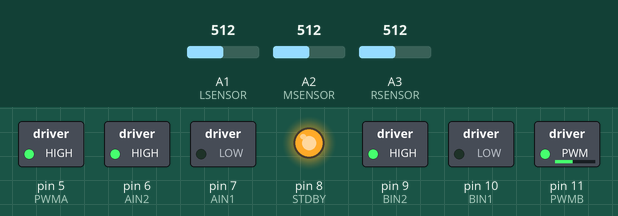
Bench run of a sketch on a simulated Arduino Uno, built with avr-gcc and run on an emulated ATmega328P. Shown: switched loads named in the sketch (green lamp = pin HIGH), output pins drawn as LEDs (lit = HIGH). Inputs (shaded band) come from the test bench; at power-on: A3 (RSENSOR) = 512, A1 (LSENSOR) = 512, A2 (MSENSOR) = 512. What the sketch prints to the serial monitor is not drawn.

Above: at 1.7 s.
1.8 s: A3 (RSENSOR) set to 580
3.3 s: A3 (RSENSOR) set to 590
4.8 s: A1 (LSENSOR) set to 716
At 5.8 s:
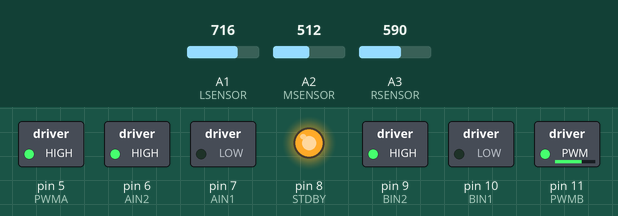
7.8 s: A1 (LSENSOR) set to 511
At 9.5 s:
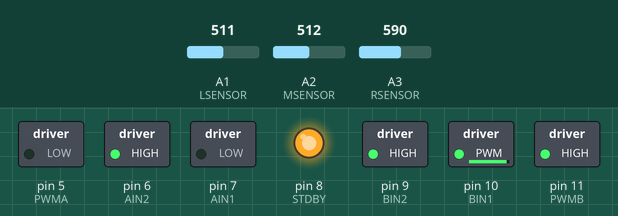
10.8 s: A3 (RSENSOR) set to 716
At 11.4 s:
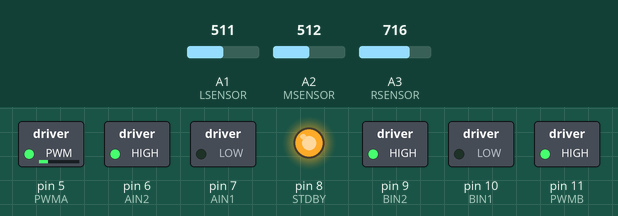
12.6 s: A3 (RSENSOR) set to 900
At 12.9 s:
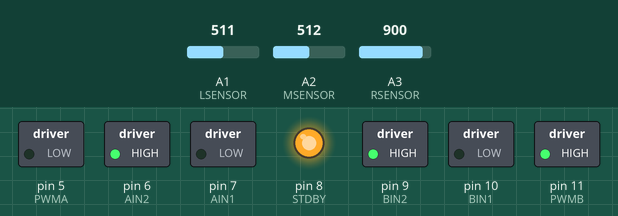
Timing chart, 0 to 15.1 s (numbered marks = the images above; inputs shaded):
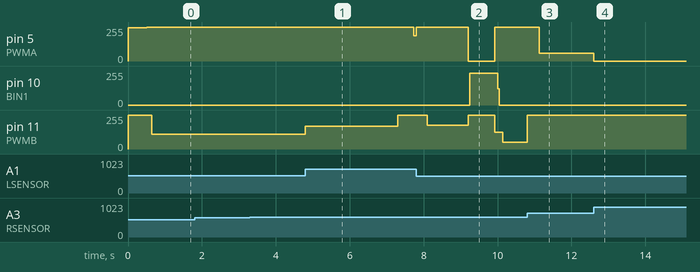

The sketch:

jcode.ino
```cpp
const int BIN1  = 10;
const int BIN2  = 9;
const int PWMB  = 11;
const int AIN1  = 7;
const int AIN2  = 6;
const int PWMA  = 5;
const int STDBY = 8;
const int CALLED = 10; // calibration LED
const int CALBUT = 2; // calibration button

const bool L_invert = true;
const bool R_invert = false;

#define RSENSOR A3
#define MSENSOR A2
#define LSENSOR A1

#define CALIBNO 0
#define CALIBBLACK 1
#define CALIBHALF 2
#define CALIBWHITE 3
#define CALIBDONE 4

volatile int calibMode = CALIBDONE;
int calibSamples = 0;
unsigned long lBlack = 985;
unsigned long mBlack = 982;
unsigned long rBlack = 981;
unsigned long lWhite = 553;
unsigned long mWhite = 435;
unsigned long rWhite = 457;
int leftSense;
int midSense;
int rightSense;

#define NSTATES 4

#define SDONE -1
#define SLEFT 0
#define SRIGHT 1
#define SCROSSING 2

typedef int state;

void rightGuid();
void leftGuid();
void crossingGuid();

int nullChk();
int crossingEntry();
int crossingExit();


void (*guidanceFxs[NSTATES])() = {leftGuid, rightGuid, crossingGuid};
int (*entryChkFxs[NSTATES])() = {nullChk, nullChk, crossingEntry};
int (*exitChkFxs[NSTATES])() = {nullChk, nullChk, crossingExit};

const state trackDefn[] = {SRIGHT, SCROSSING, SLEFT, SCROSSING, SDONE};

state *curState = &trackDefn[0];
state *nextState = &trackDefn[1];
uint16_t startTime;

float error[2] = {0,0};
float integral = 0;
long time;
int offset = 0;
int mode = 3;
void setup() {
  pinMode(PWMA, OUTPUT);
  pinMode(AIN1, OUTPUT);
  pinMode(AIN2, OUTPUT);
  pinMode(BIN1, OUTPUT);
  pinMode(BIN2, OUTPUT);
  pinMode(PWMB, OUTPUT);
  pinMode(STDBY, OUTPUT);
  digitalWrite(STDBY, HIGH);
  Serial.begin(9600);
  pinMode(CALBUT, INPUT_PULLUP);
  pinMode(CALLED, OUTPUT);
  // attachInterrupt(digitalPinToInterrupt(2), calibrationPress, RISING);
  drive(0,0);
  Serial.println("Welcome to hell");
  startTime = millis();
  drive(-5,255);
  delay(500);
}
int targetSpeed = 200;
int death = 0;
int lineRecover = 0;
float guidP = 0.45;
float guidD = 2;
float guidI = 0.0005;
int thinLine;
int lockedout = 0;
int gap = 0;
long secondgap = 0;
int overrideR = 0;
int bias = 0;
int factor = 2;
long start1;
long start2 = 99999999;
void loop() {
  leftSense = adjustSensor(analogRead(LSENSOR), lWhite, lBlack);
  midSense = adjustSensor(analogRead(MSENSOR), mWhite, mBlack);
  rightSense = adjustSensor(analogRead(RSENSOR), rWhite, rBlack);
  if (lineRecover > 100) {
    drive(-255,255);
  } else if (lineRecover) {
    drive(128,255);
    if (lineRecover == 1) {
      drive(0,0);
      integral = 0;
      error[0] = 0;
      error[1] = 0;
      guidP = 0.7;
      lockedout = 1;
    }
  } else
  if (mode == 1){
    leftGuid();
  }
  else if (mode == 2){
    straightGuid();
  }
  else if (mode == 3) {
    rightGuid();
  } else if (mode == 4){
    drive(-3,255);
    gap--;
    if (gap <= 0) {

      guidP = 0.85;guidD=0.45;mode = 5;}
    start1 = millis();
  }
  else if (mode == 5){
    rightGuid();
    /*if (millis()>start1+6500) {
      guidP = 2.5;
      overrideR = 1;
    } else if (millis()>start1+2000) {
      guidP = 0.5;
      overrideR = 0;
      integral = 0;
    }
    else */if (millis()>start1+1700) {
      mode = 7;
      overrideR = 2400;
    } else if (millis()>start1+1100) {
      guidP = 0.3;
    } else  if (millis()>start2+5000) {
      guidP = 0.7;
      //if (leftSense > 100 && midSense > 100 && rightSense > 100) mode = 6;
    } else if (millis()>start2+2900){ //infinite loop
      guidP = 0.45;
      guidD = 0.9;
    }
    else if(millis() > start2+2100){
      //guidP = 3.5;
      drive(-70,255);

    }
    //if(millis()> start1 + 5000){
    //  mode = 6;
    //}

  } else if (mode == 6) {

    motorWrite(0, AIN1, AIN2, PWMA);
    motorWrite(0, BIN1, BIN2, PWMB);
  } else if (mode == 7) {

    drive(-255,255);
    overrideR--;
    if (overrideR <= 0) {
      mode = 5;
      start1 = 999999999;
      start2 = millis()-200;
      guidP = 0.5;
    }

  }
  if (rightSense > (leftSense) && !lockedout && lineRecover == 0) {
    death++;
  } else {
    death -= 10;
    if (death < 0 && death > -1000) death = 0;
  }
  if (mode < 4) {
    if (lockedout && error[1] < 8) {
      gap++;
    } else if (lockedout && gap > 0) {
      gap -= 2;
    }
    if (gap > 350) {
      if (secondgap == 0) {
      secondgap = millis();
      gap = 0;
      } else if (millis() - secondgap > 1500) {
        mode = 4;
        gap = 1300;
        secondgap = 99999;
      }
    }
    if (gap > 100 && millis() - secondgap > 1500 && secondgap != 0) {
      guidP = 0.17;
      integral = 0;
    }
  }
  if (millis() > 7300 && millis() < 7400) {
    guidP = 0.18;
    factor = 7;
  }

  if (millis() > 9200 && millis () < 9300) {
    factor = 2;
    guidP = 0.55;
  }
  if (death > 40 && (millis() > 9200 || millis() < 2000)) {
    //if (revive == 0) {
    //  revive = millis();
    //} else if (millis() - revive > 500) {
      lineRecover = 1300;
    //}
  } else if (lineRecover > 0) {
    lineRecover--;
  }
  digitalWrite(CALLED, lineRecover ? HIGH : overrideR);
  delayMicroseconds(100);

}
void motorWrite(int spd, int pin_IN1 , int pin_IN2 , int pin_PWM) {
    if (spd < 0) {
        digitalWrite(pin_IN1, HIGH); // go one way
        digitalWrite(pin_IN2, LOW);
    } else {
        digitalWrite(pin_IN1, LOW); // go the other way
        digitalWrite(pin_IN2, HIGH);
    }
    analogWrite(pin_PWM, abs(spd));
}
void drive(int speed, int amp) {
    if (speed > 0){
      motorWrite(amp, AIN1, AIN2, PWMA);
      motorWrite(amp-speed, BIN1, BIN2, PWMB);
    }
    else{
      motorWrite(amp+speed, AIN1, AIN2, PWMA);
      motorWrite(amp, BIN1, BIN2, PWMB);
    }

}
void calibrationPress() {
  if (calibMode == CALIBHALF) {
    calibMode = CALIBWHITE;
  } else {
    calibMode = CALIBBLACK;
  }
  calibSamples = 0;
}
int adjustSensor(int measured, int whiteCal, int blackCal) {
  int lowCutoff = (3*whiteCal + blackCal) / 4;
  int hiCutoff = (3*blackCal + whiteCal) / 4;
  if (measured < lowCutoff) return 0;
  if (measured > hiCutoff) return 255;
  return map(measured, lowCutoff, hiCutoff, 0, 255);
}

void straightGuid(){
  float p = 2;
  float d = 4;
  error[1] = leftSense-rightSense;
  float proportion = error[1];
  float derivative = error[1] - error[0];
  offset = constrain(proportion*p + derivative*d,-255,255);
  integral += offset;
  // Serial.println(integral);
  error[0] = error[1];
  //drive(offset,255);
}

void leftGuid() {
  float p = 0.3;
  float d = 5;
  float i = 0.1 ;
  error[1] = midSense + leftSense - 255 + 3*rightSense;
  float proportion = error[1];
  float derivative = error[1] - error[0];
  offset = constrain(proportion*p + derivative*d + integral*i,-255,255);
  integral += offset;
  // Serial.println(integral);
  error[0] = error[1];
  //drive(offset,255);
  // Serial.print(leftSense);
  // Serial.print(",");
  // Serial.println(rightSense);

}
void rightGuid() {
  float d = 1;
  float i = 0.0008;

  if (!lockedout) {
    error[1] = midSense + rightSense - 255 + factor*leftSense;
  }/* else if (mode >= 5){
    error[1] = midSense + leftSense - 255 + 4*rightSense;
  } else {
    error[1] = leftSense + rightSense - 255 + 4*midSense;
  }*/
   else {
    error[1] = midSense + leftSense - 255 + 4*rightSense;
   }
  float proportion = error[1];
  float derivative = error[1] - error[0];
  offset = constrain(proportion*guidP + derivative*guidD + integral*guidI + bias,-255,255);
  integral += error[1];
  integral = constrain(integral,-60000,60000);
  // Serial.println(integral);
  error[0] = error[1];
  drive(-offset,255);

}

void crossingGuid() {
  //
}
int nullChk() {
  return 0;
}
int crossingEntry() {
  return 0;
}
int crossingExit() {
  return 0;
}
```

Measured:
- after the input at 1.8 s, every drawn part: stays the same
- after the input at 4.8 s, pin 5 (PWMA): 255/255 → 191/255 after 2.9 s; pin 11 (PWMB): 111/255 → 169/255 at once, → 255/255 2.5 s later
- after the input at 7.8 s, pin 5 (PWMA): 191/255 → 255/255 after 0.00 s instead of 1.4 s; pin 10 (BIN1): 0/255 → 239/255 after 1.4 s, → 0/255 0.76 s later
- after the input at 10.8 s, pin 5 (PWMA): 255/255 → 57/255 after 0.32 s; pin 11 (PWMB): 50/255 → 255/255 after 0.00 s instead of 0.91 s
- after the input at 12.6 s, pin 5 (PWMA): 57/255 → 0/255 at once
